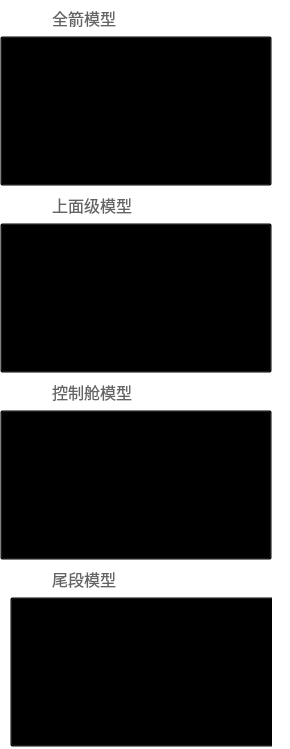
           <widget class="QWidget" name="leftscrollpart">
            <property name="geometry">
             <rect>
              <x>0</x>
              <y>0</y>
              <width>290</width>
              <height>749</height>
             </rect>
            </property>
            <property name="styleSheet">
             <string notr="true">background-color:transparent</string>
            </property>
            <layout class="QVBoxLayout" name="leftpart_ho">
             <property name="spacing">
              <number>0</number>
             </property>
             <property name="leftMargin">
              <number>0</number>
             </property>
             <property name="topMargin">
              <number>0</number>
             </property>
             <property name="rightMargin">
              <number>0</number>
             </property>
             <property name="bottomMargin">
              <number>0</number>
             </property>
             <item>
              <widget class="QWidget" name="singleModue_1" native="true">
               <property name="minimumSize">
                <size>
                 <width>272</width>
                 <height>187</height>
                </size>
               </property>
               <property name="maximumSize">
                <size>
                 <width>272</width>
                 <height>187</height>
                </size>
               </property>
               <property name="styleSheet">
                <string notr="true"/>
               </property>
               <layout class="QVBoxLayout" name="verticalLayout_4">
                <property name="spacing">
                 <number>0</number>
                </property>
                <property name="leftMargin">
                 <number>0</number>
                </property>
                <property name="topMargin">
                 <number>0</number>
                </property>
                <property name="rightMargin">
                 <number>0</number>
                </property>
                <property name="bottomMargin">
                 <number>0</number>
                </property>
                <item>
                 <widget class="QWidget" name="moduletop_1" native="true">
                  <property name="minimumSize">
                   <size>
                    <width>0</width>
                    <height>36</height>
                   </size>
                  </property>
                  <property name="maximumSize">
                   <size>
                    <width>16777215</width>
                    <height>36</height>
                   </size>
                  </property>
                  <property name="styleSheet">
                   <string notr="true">#moduletop_1{background-color:rgba(255,255,255,0.6)}
</string>
                  </property>
                  <widget class="QLabel" name="modulelogo_1">
                   <property name="geometry">
                    <rect>
                     <x>20</x>
                     <y>9</y>
                     <width>20</width>
                     <height>20</height>
                    </rect>
                   </property>
                   <property name="text">
                    <string/>
                   </property>
                   <property name="pixmap">
                    <pixmap resource="twoDdisplay.qrc">:/twoDdisplay/lefticon</pixmap>
                   </property>
                   <property name="alignment">
                    <set>Qt::AlignCenter</set>
                   </property>
                  </widget>
                  <widget class="QLabel" name="modulename_1">
                   <property name="geometry">
                    <rect>
                     <x>52</x>
                     <y>0</y>
                     <width>160</width>
                     <height>36</height>
                    </rect>
                   </property>
                   <property name="styleSheet">
                    <string notr="true">color: rgba(72,72,72,0.8500);font-size:16px;
</string>
                   </property>
                   <property name="text">
                    <string>全箭模型</string>
                   </property>
                  </widget>
                  <widget class="QPushButton" name="moduleeditbtn_1">
                   <property name="geometry">
                    <rect>
                     <x>220</x>
                     <y>5</y>
                     <width>20</width>
                     <height>20</height>
                    </rect>
                   </property>
                   <property name="minimumSize">
                    <size>
                     <width>20</width>
                     <height>20</height>
                    </size>
                   </property>
                   <property name="maximumSize">
                    <size>
                     <width>20</width>
                     <height>20</height>
                    </size>
                   </property>
                   <property name="cursor">
                    <cursorShape>PointingHandCursor</cursorShape>
                   </property>
                   <property name="styleSheet">
                    <string notr="true">

QPushButton {
	background-color:transparent;
	border-image: url(:/twoDdisplay/editmodule);
    border:0px;
}</string>
                   </property>
                   <property name="text">
                    <string/>
                   </property>
                   <property name="iconSize">
                    <size>
                     <width>20</width>
                     <height>20</height>
                    </size>
                   </property>
                   <property name="flat">
                    <bool>false</bool>
                   </property>
                  </widget>
                  <widget class="QPushButton" name="moduleclosebtn_1">
                   <property name="geometry">
                    <rect>
                     <x>240</x>
                     <y>0</y>
                     <width>30</width>
                     <height>30</height>
                    </rect>
                   </property>
                   <property name="minimumSize">
                    <size>
                     <width>30</width>
                     <height>30</height>
                    </size>
                   </property>
                   <property name="maximumSize">
                    <size>
                     <width>30</width>
                     <height>30</height>
                    </size>
                   </property>
                   <property name="cursor">
                    <cursorShape>PointingHandCursor</cursorShape>
                   </property>
                   <property name="styleSheet">
                    <string notr="true">QPushButton:hover{
	background-color:transparent;
	border-image: url(:/twoDdisplay/closehover);
    border:0px;}

QPushButton {
	background-color:transparent;
	border-image: url(:/twoDdisplay/close);
    border:0px;
}</string>
                   </property>
                   <property name="text">
                    <string/>
                   </property>
                   <property name="iconSize">
                    <size>
                     <width>20</width>
                     <height>20</height>
                    </size>
                   </property>
                   <property name="flat">
                    <bool>false</bool>
                   </property>
                  </widget>
                 </widget>
                </item>
                <item>
                 <widget class="QWidget" name="thumbnailW_1" native="true">
                  <property name="styleSheet">
                   <string notr="true"/>
                  </property>
                  <widget class="QLabel" name="thumbnail_1">
                   <property name="geometry">
                    <rect>
                     <x>0</x>
                     <y>0</y>
                     <width>272</width>
                     <height>150</height>
                    </rect>
                   </property>
                   <property name="styleSheet">
                    <string notr="true">border-image:url(&quot;:/twoDdisplay/select&quot;)</string>
                   </property>
                   <property name="text">
                    <string/>
                   </property>
                   <property name="pixmap">
                    <pixmap resource="twoDdisplay.qrc">:/twoDdisplay/qjxiao</pixmap>
                   </property>
                   <property name="alignment">
                    <set>Qt::AlignCenter</set>
                   </property>
                  </widget>
                  <widget class="QPushButton" name="thumbnailbtn_1">
                   <property name="geometry">
                    <rect>
                     <x>0</x>
                     <y>0</y>
                     <width>272</width>
                     <height>150</height>
                    </rect>
                   </property>
                   <property name="cursor">
                    <cursorShape>PointingHandCursor</cursorShape>
                   </property>
                   <property name="styleSheet">
                    <string notr="true"/>
                   </property>
                   <property name="text">
                    <string/>
                   </property>
                  </widget>
                 </widget>
                </item>
               </layout>
              </widget>
             </item>
             <item>
              <widget class="QWidget" name="singleModue_2" native="true">
               <property name="minimumSize">
                <size>
                 <width>272</width>
                 <height>187</height>
                </size>
               </property>
               <property name="maximumSize">
                <size>
                 <width>272</width>
                 <height>187</height>
                </size>
               </property>
               <layout class="QVBoxLayout" name="verticalLayout_5">
                <property name="spacing">
                 <number>0</number>
                </property>
                <property name="leftMargin">
                 <number>0</number>
                </property>
                <property name="topMargin">
                 <number>0</number>
                </property>
                <property name="rightMargin">
                 <number>0</number>
                </property>
                <property name="bottomMargin">
                 <number>0</number>
                </property>
                <item>
                 <widget class="QWidget" name="moduletop_2" native="true">
                  <property name="minimumSize">
                   <size>
                    <width>0</width>
                    <height>36</height>
                   </size>
                  </property>
                  <property name="maximumSize">
                   <size>
                    <width>16777215</width>
                    <height>36</height>
                   </size>
                  </property>
                  <property name="styleSheet">
                   <string notr="true">#moduletop_2{
background-color:rgba(255,255,255,0.6);
}</string>
                  </property>
                  <widget class="QLabel" name="modulelogo_2">
                   <property name="geometry">
                    <rect>
                     <x>20</x>
                     <y>9</y>
                     <width>20</width>
                     <height>20</height>
                    </rect>
                   </property>
                   <property name="text">
                    <string/>
                   </property>
                   <property name="pixmap">
                    <pixmap resource="twoDdisplay.qrc">:/twoDdisplay/lefticon</pixmap>
                   </property>
                   <property name="alignment">
                    <set>Qt::AlignCenter</set>
                   </property>
                  </widget>
                  <widget class="QLabel" name="modulename_2">
                   <property name="geometry">
                    <rect>
                     <x>52</x>
                     <y>0</y>
                     <width>160</width>
                     <height>36</height>
                    </rect>
                   </property>
                   <property name="styleSheet">
                    <string notr="true">color: rgba(72,72,72,0.8500);font-size:16px;
</string>
                   </property>
                   <property name="text">
                    <string>上面级模型</string>
                   </property>
                  </widget>
                  <widget class="QPushButton" name="moduleclosebtn_2">
                   <property name="geometry">
                    <rect>
                     <x>240</x>
                     <y>0</y>
                     <width>30</width>
                     <height>30</height>
                    </rect>
                   </property>
                   <property name="minimumSize">
                    <size>
                     <width>30</width>
                     <height>30</height>
                    </size>
                   </property>
                   <property name="maximumSize">
                    <size>
                     <width>30</width>
                     <height>30</height>
                    </size>
                   </property>
                   <property name="cursor">
                    <cursorShape>PointingHandCursor</cursorShape>
                   </property>
                   <property name="styleSheet">
                    <string notr="true">QPushButton:hover{
	background-color:transparent;
	border-image: url(:/twoDdisplay/closehover);
    border:0px;}

QPushButton {
	background-color:transparent;
	border-image: url(:/twoDdisplay/close);
    border:0px;
}</string>
                   </property>
                   <property name="text">
                    <string/>
                   </property>
                   <property name="iconSize">
                    <size>
                     <width>20</width>
                     <height>20</height>
                    </size>
                   </property>
                   <property name="flat">
                    <bool>false</bool>
                   </property>
                  </widget>
                  <widget class="QPushButton" name="moduleeditbtn_2">
                   <property name="geometry">
                    <rect>
                     <x>220</x>
                     <y>5</y>
                     <width>20</width>
                     <height>20</height>
                    </rect>
                   </property>
                   <property name="minimumSize">
                    <size>
                     <width>20</width>
                     <height>20</height>
                    </size>
                   </property>
                   <property name="maximumSize">
                    <size>
                     <width>20</width>
                     <height>20</height>
                    </size>
                   </property>
                   <property name="cursor">
                    <cursorShape>PointingHandCursor</cursorShape>
                   </property>
                   <property name="styleSheet">
                    <string notr="true">

QPushButton {
	background-color:transparent;
	border-image: url(:/twoDdisplay/editmodule);
    border:0px;
}</string>
                   </property>
                   <property name="text">
                    <string/>
                   </property>
                   <property name="iconSize">
                    <size>
                     <width>20</width>
                     <height>20</height>
                    </size>
                   </property>
                   <property name="flat">
                    <bool>false</bool>
                   </property>
                  </widget>
                 </widget>
                </item>
                <item>
                 <widget class="QWidget" name="thumbnailW_2" native="true">
                  <property name="styleSheet">
                   <string notr="true"/>
                  </property>
                  <widget class="QLabel" name="thumbnail_2">
                   <property name="geometry">
                    <rect>
                     <x>0</x>
                     <y>0</y>
                     <width>272</width>
                     <height>150</height>
                    </rect>
                   </property>
                   <property name="styleSheet">
                    <string notr="true">background-color:rgba(255,255,255,0.3)</string>
                   </property>
                   <property name="text">
                    <string/>
                   </property>
                   <property name="pixmap">
                    <pixmap resource="twoDdisplay.qrc">:/twoDdisplay/smj</pixmap>
                   </property>
                   <property name="alignment">
                    <set>Qt::AlignCenter</set>
                   </property>
                  </widget>
                  <widget class="QPushButton" name="thumbnailbtn_2">
                   <property name="geometry">
                    <rect>
                     <x>0</x>
                     <y>0</y>
                     <width>272</width>
                     <height>150</height>
                    </rect>
                   </property>
                   <property name="cursor">
                    <cursorShape>PointingHandCursor</cursorShape>
                   </property>
                   <property name="styleSheet">
                    <string notr="true"/>
                   </property>
                   <property name="text">
                    <string/>
                   </property>
                  </widget>
                 </widget>
                </item>
               </layout>
              </widget>
             </item>
             <item>
              <widget class="QWidget" name="singleModue_3" native="true">
               <property name="minimumSize">
                <size>
                 <width>272</width>
                 <height>187</height>
                </size>
               </property>
               <property name="maximumSize">
                <size>
                 <width>272</width>
                 <height>187</height>
                </size>
               </property>
               <layout class="QVBoxLayout" name="verticalLayout_6">
                <property name="spacing">
                 <number>0</number>
                </property>
                <property name="leftMargin">
                 <number>0</number>
                </property>
                <property name="topMargin">
                 <number>0</number>
                </property>
                <property name="rightMargin">
                 <number>0</number>
                </property>
                <property name="bottomMargin">
                 <number>0</number>
                </property>
                <item>
                 <widget class="QWidget" name="moduletop_3" native="true">
                  <property name="minimumSize">
                   <size>
                    <width>0</width>
                    <height>36</height>
                   </size>
                  </property>
                  <property name="maximumSize">
                   <size>
                    <width>16777215</width>
                    <height>36</height>
                   </size>
                  </property>
                  <property name="styleSheet">
                   <string notr="true">#moduletop_3{background-color:rgba(255,255,255,0.6);}
</string>
                  </property>
                  <widget class="QLabel" name="modulelogo_3">
                   <property name="geometry">
                    <rect>
                     <x>20</x>
                     <y>9</y>
                     <width>20</width>
                     <height>20</height>
                    </rect>
                   </property>
                   <property name="text">
                    <string/>
                   </property>
                   <property name="pixmap">
                    <pixmap resource="twoDdisplay.qrc">:/twoDdisplay/lefticon</pixmap>
                   </property>
                   <property name="alignment">
                    <set>Qt::AlignCenter</set>
                   </property>
                  </widget>
                  <widget class="QLabel" name="modulename_3">
                   <property name="geometry">
                    <rect>
                     <x>52</x>
                     <y>0</y>
                     <width>160</width>
                     <height>36</height>
                    </rect>
                   </property>
                   <property name="styleSheet">
                    <string notr="true">color: rgba(72,72,72,0.8500);font-size:16px;
</string>
                   </property>
                   <property name="text">
                    <string>控制舱模型</string>
                   </property>
                  </widget>
                  <widget class="QPushButton" name="moduleeditbtn_3">
                   <property name="geometry">
                    <rect>
                     <x>220</x>
                     <y>5</y>
                     <width>20</width>
                     <height>20</height>
                    </rect>
                   </property>
                   <property name="minimumSize">
                    <size>
                     <width>20</width>
                     <height>20</height>
                    </size>
                   </property>
                   <property name="maximumSize">
                    <size>
                     <width>20</width>
                     <height>20</height>
                    </size>
                   </property>
                   <property name="cursor">
                    <cursorShape>PointingHandCursor</cursorShape>
                   </property>
                   <property name="styleSheet">
                    <string notr="true">

QPushButton {
	background-color:transparent;
	border-image: url(:/twoDdisplay/editmodule);
    border:0px;
}</string>
                   </property>
                   <property name="text">
                    <string/>
                   </property>
                   <property name="iconSize">
                    <size>
                     <width>20</width>
                     <height>20</height>
                    </size>
                   </property>
                   <property name="flat">
                    <bool>false</bool>
                   </property>
                  </widget>
                  <widget class="QPushButton" name="moduleclosebtn_3">
                   <property name="geometry">
                    <rect>
                     <x>240</x>
                     <y>0</y>
                     <width>30</width>
                     <height>30</height>
                    </rect>
                   </property>
                   <property name="minimumSize">
                    <size>
                     <width>30</width>
                     <height>30</height>
                    </size>
                   </property>
                   <property name="maximumSize">
                    <size>
                     <width>30</width>
                     <height>30</height>
                    </size>
                   </property>
                   <property name="cursor">
                    <cursorShape>PointingHandCursor</cursorShape>
                   </property>
                   <property name="styleSheet">
                    <string notr="true">QPushButton:hover{
	background-color:transparent;
	border-image: url(:/twoDdisplay/closehover);
    border:0px;}

QPushButton {
	background-color:transparent;
	border-image: url(:/twoDdisplay/close);
    border:0px;
}</string>
                   </property>
                   <property name="text">
                    <string/>
                   </property>
                   <property name="iconSize">
                    <size>
                     <width>20</width>
                     <height>20</height>
                    </size>
                   </property>
                   <property name="flat">
                    <bool>false</bool>
                   </property>
                  </widget>
                 </widget>
                </item>
                <item>
                 <widget class="QWidget" name="thumbnailW_3" native="true">
                  <widget class="QLabel" name="thumbnail_3">
                   <property name="geometry">
                    <rect>
                     <x>0</x>
                     <y>0</y>
                     <width>272</width>
                     <height>150</height>
                    </rect>
                   </property>
                   <property name="styleSheet">
                    <string notr="true">background-color:rgba(255,255,255,0.3)</string>
                   </property>
                   <property name="text">
                    <string/>
                   </property>
                   <property name="pixmap">
                    <pixmap resource="twoDdisplay.qrc">:/twoDdisplay/kzc</pixmap>
                   </property>
                   <property name="alignment">
                    <set>Qt::AlignCenter</set>
                   </property>
                  </widget>
                  <widget class="QPushButton" name="thumbnailbtn_3">
                   <property name="geometry">
                    <rect>
                     <x>0</x>
                     <y>0</y>
                     <width>272</width>
                     <height>150</height>
                    </rect>
                   </property>
                   <property name="cursor">
                    <cursorShape>PointingHandCursor</cursorShape>
                   </property>
                   <property name="text">
                    <string/>
                   </property>
                  </widget>
                 </widget>
                </item>
               </layout>
              </widget>
             </item>
             <item>
              <widget class="QWidget" name="singleModue_4" native="true">
               <property name="minimumSize">
                <size>
                 <width>272</width>
                 <height>187</height>
                </size>
               </property>
               <property name="maximumSize">
                <size>
                 <width>272</width>
                 <height>187</height>
                </size>
               </property>
               <layout class="QVBoxLayout" name="verticalLayout_7">
                <property name="spacing">
                 <number>0</number>
                </property>
                <property name="leftMargin">
                 <number>0</number>
                </property>
                <property name="topMargin">
                 <number>0</number>
                </property>
                <property name="rightMargin">
                 <number>0</number>
                </property>
                <property name="bottomMargin">
                 <number>0</number>
                </property>
                <item>
                 <widget class="QWidget" name="moduletop_4" native="true">
                  <property name="minimumSize">
                   <size>
                    <width>0</width>
                    <height>36</height>
                   </size>
                  </property>
                  <property name="maximumSize">
                   <size>
                    <width>16777215</width>
                    <height>36</height>
                   </size>
                  </property>
                  <property name="styleSheet">
                   <string notr="true">#moduletop_4{background-color:rgba(255,255,255,0.6);}
</string>
                  </property>
                  <widget class="QLabel" name="modulelogo_4">
                   <property name="geometry">
                    <rect>
                     <x>20</x>
                     <y>9</y>
                     <width>20</width>
                     <height>20</height>
                    </rect>
                   </property>
                   <property name="text">
                    <string/>
                   </property>
                   <property name="pixmap">
                    <pixmap resource="twoDdisplay.qrc">:/twoDdisplay/lefticon</pixmap>
                   </property>
                   <property name="alignment">
                    <set>Qt::AlignCenter</set>
                   </property>
                  </widget>
                  <widget class="QLabel" name="modulename_4">
                   <property name="geometry">
                    <rect>
                     <x>52</x>
                     <y>0</y>
                     <width>160</width>
                     <height>36</height>
                    </rect>
                   </property>
                   <property name="styleSheet">
                    <string notr="true">color: rgba(72,72,72,0.8500);font-size:16px;
</string>
                   </property>
                   <property name="text">
                    <string>尾段模型</string>
                   </property>
                  </widget>
                  <widget class="QPushButton" name="moduleeditbtn_4">
                   <property name="geometry">
                    <rect>
                     <x>220</x>
                     <y>5</y>
                     <width>20</width>
                     <height>20</height>
                    </rect>
                   </property>
                   <property name="minimumSize">
                    <size>
                     <width>20</width>
                     <height>20</height>
                    </size>
                   </property>
                   <property name="maximumSize">
                    <size>
                     <width>20</width>
                     <height>20</height>
                    </size>
                   </property>
                   <property name="cursor">
                    <cursorShape>PointingHandCursor</cursorShape>
                   </property>
                   <property name="styleSheet">
                    <string notr="true">

QPushButton {
	background-color:transparent;
	border-image: url(:/twoDdisplay/editmodule);
    border:0px;
}</string>
                   </property>
                   <property name="text">
                    <string/>
                   </property>
                   <property name="iconSize">
                    <size>
                     <width>20</width>
                     <height>20</height>
                    </size>
                   </property>
                   <property name="flat">
                    <bool>false</bool>
                   </property>
                  </widget>
                  <widget class="QPushButton" name="moduleclosebtn_4">
                   <property name="geometry">
                    <rect>
                     <x>240</x>
                     <y>0</y>
                     <width>30</width>
                     <height>30</height>
                    </rect>
                   </property>
                   <property name="minimumSize">
                    <size>
                     <width>30</width>
                     <height>30</height>
                    </size>
                   </property>
                   <property name="maximumSize">
                    <size>
                     <width>30</width>
                     <height>30</height>
                    </size>
                   </property>
                   <property name="cursor">
                    <cursorShape>PointingHandCursor</cursorShape>
                   </property>
                   <property name="styleSheet">
                    <string notr="true">QPushButton:hover{
	background-color:transparent;
	border-image: url(:/twoDdisplay/closehover);
    border:0px;}

QPushButton {
	background-color:transparent;
	border-image: url(:/twoDdisplay/close);
    border:0px;
}</string>
                   </property>
                   <property name="text">
                    <string/>
                   </property>
                   <property name="iconSize">
                    <size>
                     <width>20</width>
                     <height>20</height>
                    </size>
                   </property>
                   <property name="flat">
                    <bool>false</bool>
                   </property>
                  </widget>
                 </widget>
                </item>
                <item>
                 <widget class="QWidget" name="thumbnailW_4" native="true">
                  <widget class="QLabel" name="thumbnail_4">
                   <property name="geometry">
                    <rect>
                     <x>0</x>
                     <y>0</y>
                     <width>272</width>
                     <height>150</height>
                    </rect>
                   </property>
                   <property name="styleSheet">
                    <string notr="true">background-color:rgba(255,255,255,0.3)</string>
                   </property>
                   <property name="text">
                    <string/>
                   </property>
                   <property name="pixmap">
                    <pixmap resource="twoDdisplay.qrc">:/twoDdisplay/wd</pixmap>
                   </property>
                   <property name="alignment">
                    <set>Qt::AlignCenter</set>
                   </property>
                  </widget>
                  <widget class="QPushButton" name="thumbnailbtn_4">
                   <property name="geometry">
                    <rect>
                     <x>10</x>
                     <y>0</y>
                     <width>272</width>
                     <height>150</height>
                    </rect>
                   </property>
                   <property name="cursor">
                    <cursorShape>PointingHandCursor</cursorShape>
                   </property>
                   <property name="text">
                    <string/>
                   </property>
                  </widget>
                 </widget>
                </item>
               </layout>
              </widget>
             </item>
             <item>
              <spacer name="verticalSpacer">
               <property name="orientation">
                <enum>Qt::Vertical</enum>
               </property>
               <property name="sizeHint" stdset="0">
                <size>
                 <width>20</width>
                 <height>40</height>
                </size>
               </property>
              </spacer>
             </item>
            </layout>
           </widget>
